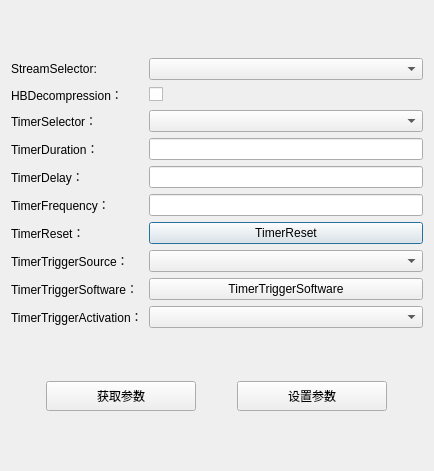
<?xml version="1.0" encoding="UTF-8"?>
<ui version="4.0">
 <class>GEVConfigForm</class>
 <widget class="QDialog" name="GEVConfigForm">
  <property name="geometry">
   <rect>
    <x>0</x>
    <y>0</y>
    <width>434</width>
    <height>471</height>
   </rect>
  </property>
  <property name="windowTitle">
   <string>Dialog</string>
  </property>
  <layout class="QVBoxLayout" name="verticalLayout" stretch="10,1">
   <item>
    <layout class="QGridLayout" name="gridLayout" columnstretch="1,3">
     <item row="0" column="0">
      <widget class="QLabel" name="label_3">
       <property name="text">
        <string>StreamSelector:</string>
       </property>
      </widget>
     </item>
     <item row="0" column="1">
      <widget class="QComboBox" name="cbStreamSelector"/>
     </item>
     <item row="1" column="0">
      <widget class="QLabel" name="label_7">
       <property name="text">
        <string>HBDecompression：</string>
       </property>
      </widget>
     </item>
     <item row="1" column="1">
      <widget class="QCheckBox" name="cbHBDecompression">
       <property name="text">
        <string/>
       </property>
      </widget>
     </item>
     <item row="2" column="0">
      <widget class="QLabel" name="label_4">
       <property name="text">
        <string>TimerSelector：</string>
       </property>
      </widget>
     </item>
     <item row="2" column="1">
      <widget class="QComboBox" name="cbTimerSelector"/>
     </item>
     <item row="3" column="0">
      <widget class="QLabel" name="label_6">
       <property name="text">
        <string>TimerDuration：</string>
       </property>
      </widget>
     </item>
     <item row="3" column="1">
      <widget class="QLineEdit" name="teTimerDuration">
       <property name="text">
        <string/>
       </property>
      </widget>
     </item>
     <item row="4" column="0">
      <widget class="QLabel" name="label_8">
       <property name="text">
        <string>TimerDelay：</string>
       </property>
      </widget>
     </item>
     <item row="4" column="1">
      <widget class="QLineEdit" name="teTimerDelay">
       <property name="text">
        <string/>
       </property>
      </widget>
     </item>
     <item row="5" column="0">
      <widget class="QLabel" name="label_9">
       <property name="text">
        <string>TimerFrequency：</string>
       </property>
      </widget>
     </item>
     <item row="5" column="1">
      <widget class="QLineEdit" name="teTimerFrequency">
       <property name="text">
        <string/>
       </property>
      </widget>
     </item>
     <item row="6" column="0">
      <widget class="QLabel" name="label_10">
       <property name="text">
        <string>TimerReset：</string>
       </property>
      </widget>
     </item>
     <item row="6" column="1">
      <widget class="QPushButton" name="bnTimerReset">
       <property name="text">
        <string>TimerReset</string>
       </property>
      </widget>
     </item>
     <item row="7" column="0">
      <widget class="QLabel" name="label_5">
       <property name="text">
        <string>TimerTriggerSource：</string>
       </property>
      </widget>
     </item>
     <item row="7" column="1">
      <widget class="QComboBox" name="cbTimerTriggerSource"/>
     </item>
     <item row="8" column="0">
      <widget class="QLabel" name="label_11">
       <property name="text">
        <string>TimerTriggerSoftware：</string>
       </property>
      </widget>
     </item>
     <item row="8" column="1">
      <widget class="QPushButton" name="bnTimerTriggerSoftware">
       <property name="text">
        <string>TimerTriggerSoftware</string>
       </property>
      </widget>
     </item>
     <item row="9" column="0">
      <widget class="QLabel" name="label_12">
       <property name="text">
        <string>TimerTriggerActivation：</string>
       </property>
      </widget>
     </item>
     <item row="9" column="1">
      <widget class="QComboBox" name="cbTimerTriggerActivation"/>
     </item>
    </layout>
   </item>
   <item>
    <layout class="QGridLayout" name="gridLayout_2" columnstretch="1,1">
     <item row="0" column="0">
      <widget class="QPushButton" name="bnGetParam">
       <property name="maximumSize">
        <size>
         <width>150</width>
         <height>30</height>
        </size>
       </property>
       <property name="text">
        <string>获取参数</string>
       </property>
      </widget>
     </item>
     <item row="0" column="1">
      <widget class="QPushButton" name="bnSetParam">
       <property name="maximumSize">
        <size>
         <width>150</width>
         <height>30</height>
        </size>
       </property>
       <property name="text">
        <string>设置参数</string>
       </property>
      </widget>
     </item>
    </layout>
   </item>
  </layout>
 </widget>
 <resources/>
 <connections/>
</ui>
